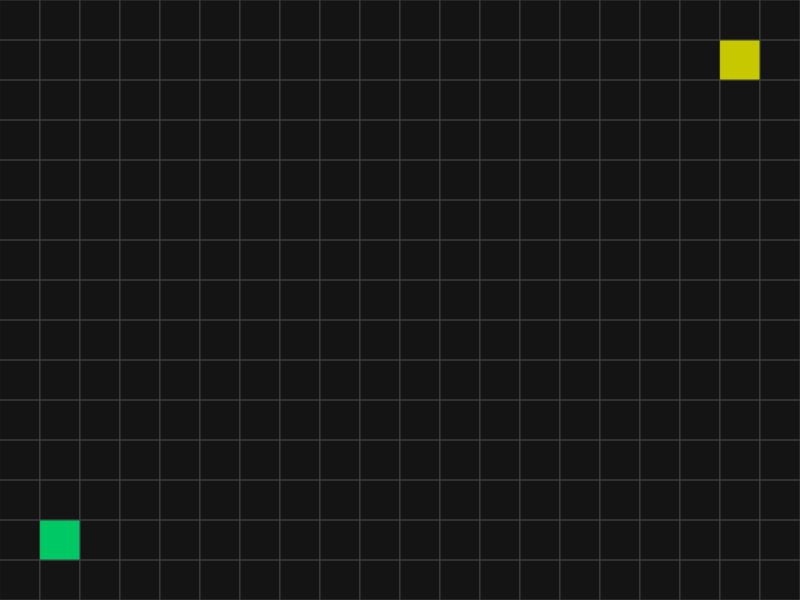
Frame 1 (no input)
Frame 60 (no input): identical to frame 1, image omitted
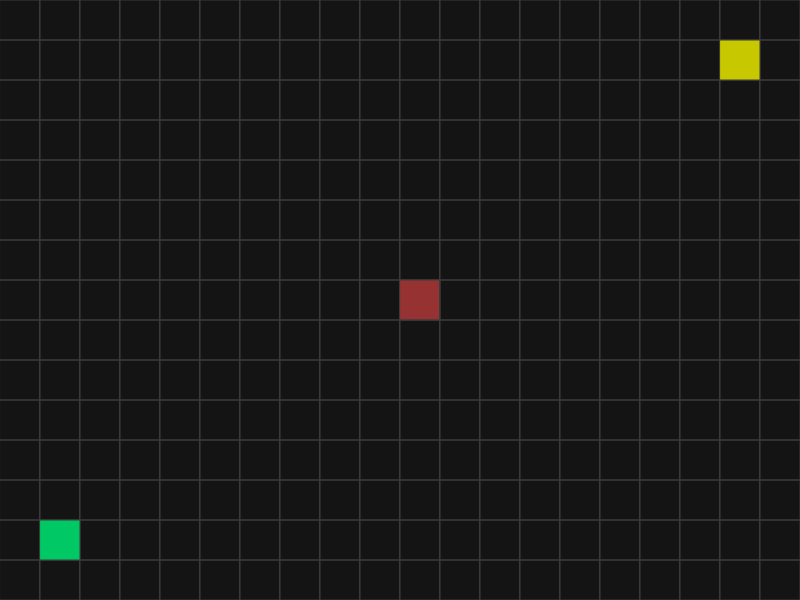
Frame 120 (the mouse pressed at the canvas centre since frame 60)

The p5.js sketch that drew these frames (run headless with seeded random() and noise() and a simulated clock; from frame 60 on, the mouse is pressed at the canvas centre):

// p5.js sketch
// ── sketch.js
// Mars Rover Pathfinder (BFS demo)
let cols = 20, rows = 15, grid = [];
let start, goal, queue = [], visited = new Set(), path = [];
let cellSize = 40, running = false, found = false;

function setup(){
  createCanvas(cols*cellSize, rows*cellSize);
  initGrid();
}

function initGrid(){
  grid = Array.from({length:rows}, (_, y) =>
    Array.from({length:cols}, (_, x) => ({ x, y, wall:false, parent:null }))
  );
  start = grid[rows-2][1];
  goal = grid[1][cols-2];
  queue = [start];
  visited.clear();
  path = [];
  running = false;
  found = false;
}

function draw(){
  background(20);
  drawGrid();

  if (running && queue.length > 0 && !found){
    stepBFS();
  }

  if (found) drawPath();
}

function drawGrid(){
  for (let y=0;y<rows;y++){
    for (let x=0;x<cols;x++){
      let cell = grid[y][x];
      stroke(60); noFill();
      rect(x*cellSize, y*cellSize, cellSize, cellSize);

      if (cell.wall){ fill(150,50,50); rect(x*cellSize, y*cellSize, cellSize, cellSize); }
      else if (visited.has(cellKey(cell))){ fill(80,120,200,120); rect(x*cellSize, y*cellSize, cellSize, cellSize); }
    }
  }
  // Start/Goal
  fill(0,200,100); rect(start.x*cellSize, start.y*cellSize, cellSize, cellSize);
  fill(200,200,0); rect(goal.x*cellSize, goal.y*cellSize, cellSize, cellSize);
}

function mousePressed(){
  let gx = floor(mouseX/cellSize), gy = floor(mouseY/cellSize);
  if (gx>=0 && gx<cols && gy>=0 && gy<rows){
    let c = grid[gy][gx];
    if (c !== start && c !== goal){
      c.wall = !c.wall;
    }
  }
}

function keyPressed(){
  if (key === ' '){ running = true; }
  if (key === 'R'){ initGrid(); }
}

function stepBFS(){
  let current = queue.shift();
  visited.add(cellKey(current));
  if (current === goal){
    found = true;
    tracePath(current);
    return;
  }
  for (let n of neighbors(current)){
    if (!visited.has(cellKey(n)) && !n.wall){
      visited.add(cellKey(n));
      n.parent = current;
      queue.push(n);
    }
  }
}

function neighbors(cell){
  let dirs = [[1,0],[-1,0],[0,1],[0,-1]];
  let result = [];
  for (let [dx,dy] of dirs){
    let nx = cell.x+dx, ny = cell.y+dy;
    if (nx>=0 && nx<cols && ny>=0 && ny<rows){
      result.push(grid[ny][nx]);
    }
  }
  return result;
}

function tracePath(end){
  let c = end;
  while(c){
    path.push(c);
    c = c.parent;
  }
}

function drawPath(){
  noStroke();
  fill(0,255,200,180);
  for (let c of path){
    rect(c.x*cellSize, c.y*cellSize, cellSize, cellSize);
  }
}

function cellKey(c){ return `${c.x},${c.y}`; }
